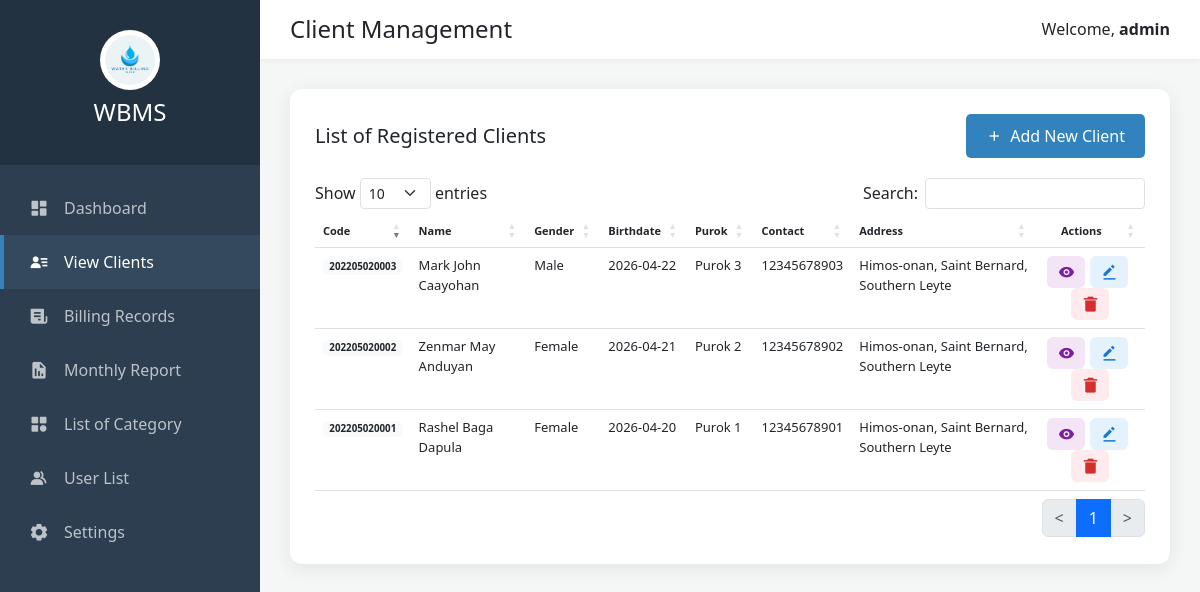
/view_clients.php (signed in), run on the app's committed database.
### tables this page shows
CREATE TABLE `client_list` (
  `id` int(30) NOT NULL,
  `code` varchar(100) NOT NULL,
  `category_id` int(30) NOT NULL,
  `firstname` text NOT NULL,
  `middlename` text DEFAULT NULL,
  `lastname` text NOT NULL,
  `gender` varchar(10) DEFAULT NULL,
  `birthdate` date DEFAULT NULL,
  `contact` text NOT NULL,
  `address` text NOT NULL,
  `purok` varchar(50) DEFAULT NULL,
  `first_reading` float(12,2) NOT NULL,
  `status` tinyint(1) NOT NULL DEFAULT 1,
  `delete_flag` tinyint(1) NOT NULL DEFAULT 0,
  `date_created` datetime NOT NULL DEFAULT current_timestamp(),
  `date_updated` datetime NOT NULL DEFAULT current_timestamp() ON UPDATE current_timestamp()
);

### view_clients.php (the view, shortened to what this page needs)
<?php
include 'db.php';
$sql = "SELECT * FROM client_list WHERE delete_flag = 0";
$result = $conn->query($sql);
?>
<!DOCTYPE html>
<html lang="en">
<head>
    <link href='https://unpkg.com/boxicons@2.1.4/css/boxicons.min.css' rel='stylesheet'>
    <link rel="stylesheet" href="https://cdn.datatables.net/1.13.6/css/dataTables.bootstrap5.min.css">
    <link rel="stylesheet" href="https://cdnjs.cloudflare.com/ajax/libs/twitter-bootstrap/5.3.0/css/bootstrap.min.css">
</head>
<body>
    <div class="sidebar">
        <div class="sidebar-header">
            <img src="logo.png" alt="Logo">
            <h4 class="mt-2">WBMS</h4>
        </div>
        <nav class="mt-3">
            <a href="index.php" class="menu-item"><i class='bx bxs-dashboard'></i> Dashboard</a>
            <a href="view_clients.php" class="menu-item active"><i class='bx bxs-user-detail'></i> View Clients</a>
            <a href="view_billings.php" class="menu-item"><i class='bx bxs-receipt'></i> Billing Records</a>
            <a href="monthly_biling.php" class="menu-item"><i class='bx bxs-report'></i> Monthly Report</a>
            <a href="category_list.php" class="menu-item"><i class='bx bxs-category'></i> List of Category</a>
            <a href="user_list.php" class="menu-item"><i class='bx bxs-group'></i> User List</a>
            <a href="settings_rate.php" class="menu-item"><i class='bx bxs-cog'></i> Settings</a>
        </nav>
    </div>
    <div class="main-content">
        <header class="top-nav">
            <h4 class="m-0">Client Management</h4>
            <span>Welcome, <strong><?php echo $_SESSION['username']; ?></strong></span>
        </header>
        <div class="content-body">
            <div class="data-card">
                <div class="card-header">
                    <h5 class="m-0">List of Registered Clients</h5>
                    <a href="add_client.php" class="btn-add"><i class='bx bx-plus'></i> Add New Client</a>
                </div>
                <div class="table-responsive">
                    <table id="clientTable" class="table table-hover">
                        <thead>
                            <tr>
                                <th>Code</th>
                                <th>Name</th>
                                <th>Gender</th>
                                <th>Birthdate</th>
                                <th>Purok</th>
                                <th>Contact</th>
                                <th>Address</th>
                                <th class="text-center">Actions</th>
                            </tr>
                        </thead>
                        <tbody>
    <?php
    if ($result && $result->num_rows > 0) {
        while($row = $result->fetch_assoc()) {
            $middle = (!empty($row['middlename'])) ? $row['middlename'] : '';
            echo "<tr>";
            echo "<td><span class='badge bg-light text-dark'>{$row['code']}</span></td>";
            echo "<td>{$row['firstname']} {$middle} {$row['lastname']}</td>";
            echo "<td>" . ($row['gender'] ?? 'N/A') . "</td>";
            echo "<td>" . ($row['birthdate'] ?? 'N/A') . "</td>";
            echo "<td>" . ($row['purok'] ?? 'N/A') . "</td>";
            echo "<td>{$row['contact']}</td>";
            echo "<td>{$row['address']}</td>";
            echo "<td class='text-center'>";
            echo "<a href='view_client.php?id={$row['id']}' class='action-btn btn-view' title='View'><i class='bx bxs-show'></i></a>";
            echo "<a href='edit_client.php?id={$row['id']}' class='action-btn btn-edit' title='Edit'><i class='bx bxs-edit-alt'></i></a>";
            echo "<a href='delete_client.php?id={$row['id']}' class='action-btn btn-delete' title='Delete' onclick='return confirm(\"Are you sure?\")'><i class='bx bxs-trash-alt'></i></a>";
            echo "</td>";
            echo "</tr>";
        }
    }
    ?>
</tbody>
                    </table>
                </div>
            </div>
        </div>
    </div>
</body>
</html>

### view_clients.php (style rules this page uses)
:root { --sidebar-color: #2c3e50; --primary-blue: #3182bd; --bg-light: #f4f7f6; }
body { margin: 0; font-family: 'Segoe UI', Tahoma, Geneva, Verdana, sans-serif; background-color: var(--bg-light); display: flex; height: 100vh; }
.sidebar { width: 260px; background-color: var(--sidebar-color); color: white; display: flex; flex-direction: column; flex-shrink: 0; }
.sidebar-header { padding: 30px 20px; text-align: center; background: rgba(0,0,0,0.2); }
.sidebar-header img { width: 60px; background: white; border-radius: 50%; padding: 5px; }
.menu-item { padding: 15px 25px; display: flex; align-items: center; color: #bdc3c7; text-decoration: none; transition: 0.3s; border-left: 4px solid transparent; }
.menu-item:hover, .menu-item.active { background: #34495e; color: white; border-left: 4px solid var(--primary-blue); }
.menu-item i { margin-right: 15px; font-size: 20px; }
.main-content { flex: 1; overflow-y: auto; display: flex; flex-direction: column; }
.top-nav { background: white; padding: 15px 30px; display: flex; justify-content: space-between; align-items: center; box-shadow: 0 2px 5px rgba(0,0,0,0.05); }
.content-body { padding: 30px; }
.data-card { background: white; padding: 25px; border-radius: 12px; box-shadow: 0 4px 20px rgba(0,0,0,0.08); }
.card-header { display: flex; justify-content: space-between; align-items: center; margin-bottom: 20px; }
.btn-add { background-color: var(--primary-blue); color: white; padding: 10px 20px; border-radius: 5px; text-decoration: none; font-weight: 500; display: flex; align-items: center; gap: 8px; }
.action-btn { padding: 7px 10px; border-radius: 6px; text-decoration: none; font-size: 18px; display: inline-flex; align-items: center; justify-content: center; transition: all 0.2s ease; border: none; }
.btn-view { background: #f3e5f5; color: #7b1fa2; margin-right: 5px; }
.btn-edit { background: #e3f2fd; color: #1976d2; margin-right: 5px; }
.btn-delete { background: #ffebee; color: #d32f2f; }
.table th { font-size: 11px; white-space: nowrap; }
.table td { font-size: 13px; }

### data on the page
client_list: code "202205020001", firstname "Rashel", middlename "Baga", lastname "Dapula", gender "Female", birthdate "2026-04-20", purok "Purok 1", contact "12345678901", address "Himos-onan, Saint Bernard, Southern Leyte"
client_list: code "202205020002", firstname "Zenmar", middlename "May", lastname "Anduyan", gender "Female", birthdate "2026-04-21", purok "Purok 2", contact "12345678902", address "Himos-onan, Saint Bernard, Southern Leyte"
client_list: code "202205020003", firstname "Mark", middlename "John", lastname "Caayohan", gender "Male", birthdate "2026-04-22", purok "Purok 3", contact "12345678903", address "Himos-onan, Saint Bernard, Southern Leyte"

### other printed values
$_SESSION['username'] "admin"
